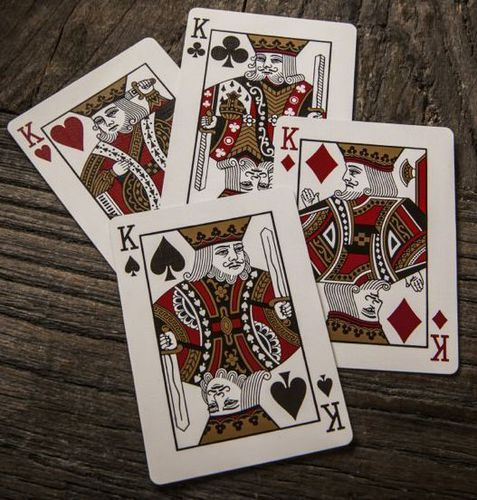
#> input picture open/resource/cards.jpg, 477 x 500 px
$ python join.py
#> lines starting #> are read from the running program, lines starting #| are printed output that depends on the picture
import cv2
import numpy as np

def stackImages(scale,imgArray):
    rows = len(imgArray)
    cols = len(imgArray[0])
    rowsAvailable = isinstance(imgArray[0], list)#The isinstance() function returns True if the specified object is of the specified type, otherwise False.
    width = imgArray[0][0].shape[1]
    height = imgArray[0][0].shape[0]
    if rowsAvailable:
        for x in range ( 0, rows):
            for y in range(0, cols):
                if imgArray[x][y].shape[:2] == imgArray[0][0].shape [:2]:
                    imgArray[x][y] = cv2.resize(imgArray[x][y], (0, 0), None, scale, scale)
                else:
                    imgArray[x][y] = cv2.resize(imgArray[x][y], (imgArray[0][0].shape[1], imgArray[0][0].shape[0]), None, scale, scale)
                if len(imgArray[x][y].shape) == 2: imgArray[x][y]= cv2.cvtColor( imgArray[x][y], cv2.COLOR_GRAY2BGR)
        imageBlank = np.zeros((height, width, 3), np.uint8)
        hor = [imageBlank]*rows
        hor_con = [imageBlank]*rows
        for x in range(0, rows):
            hor[x] = np.hstack(imgArray[x])
        ver = np.vstack(hor)
    else:
        for x in range(0, rows):
            if imgArray[x].shape[:2] == imgArray[0].shape[:2]:
                imgArray[x] = cv2.resize(imgArray[x], (0, 0), None, scale, scale)
            else:
                imgArray[x] = cv2.resize(imgArray[x], (imgArray[0].shape[1], imgArray[0].shape[0]), None,scale, scale)
            if len(imgArray[x].shape) == 2: imgArray[x] = cv2.cvtColor(imgArray[x], cv2.COLOR_GRAY2BGR)
        hor= np.hstack(imgArray)
        ver = hor
    return ver

img=cv2.imread("resource/cards.jpg")
#> img is the input picture: shape (500, 477, 3); mean B, G, R 88.1, 96.6, 109.6
gray=cv2.cvtColor(img,cv2.COLOR_RGB2GRAY)
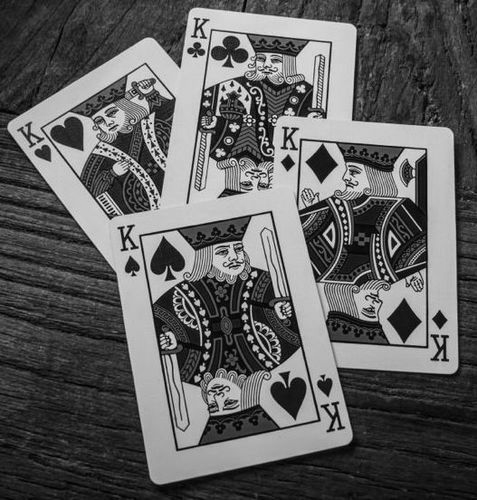
#> gray: shape (500, 477); min 0, max 249, mean 95.5
# [4 lines of commented-out code are left out]


images=stackImages(0.7,[[img,gray,img],[gray,img,gray]])
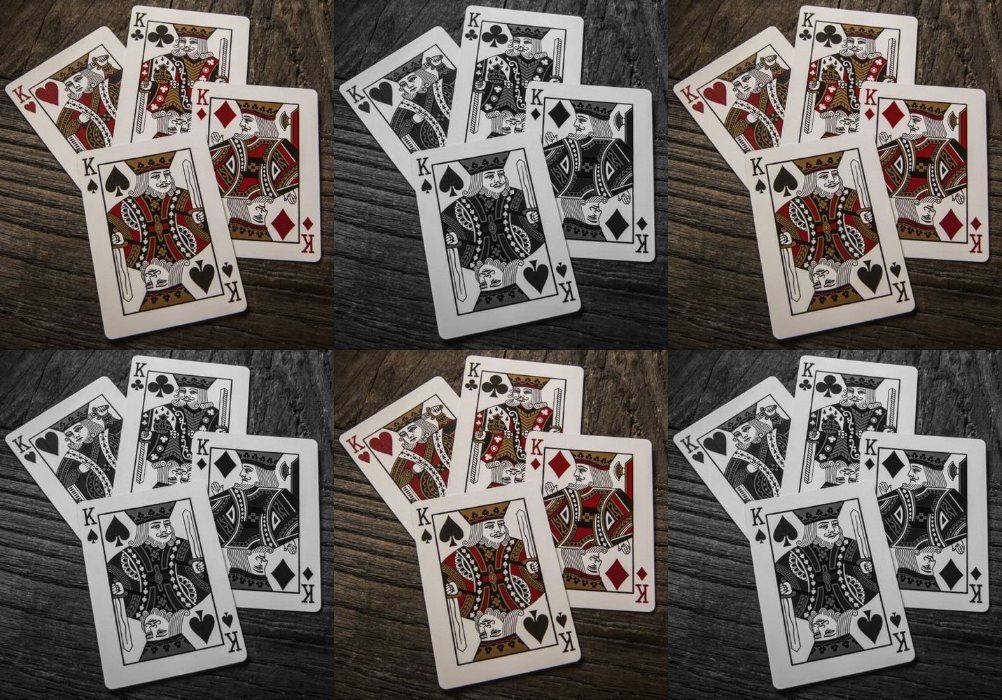
#> images: shape (700, 1002, 3); mean B, G, R 91.7, 95.9, 102.4

cv2.imshow("output3",images)
cv2.waitKey(0)
